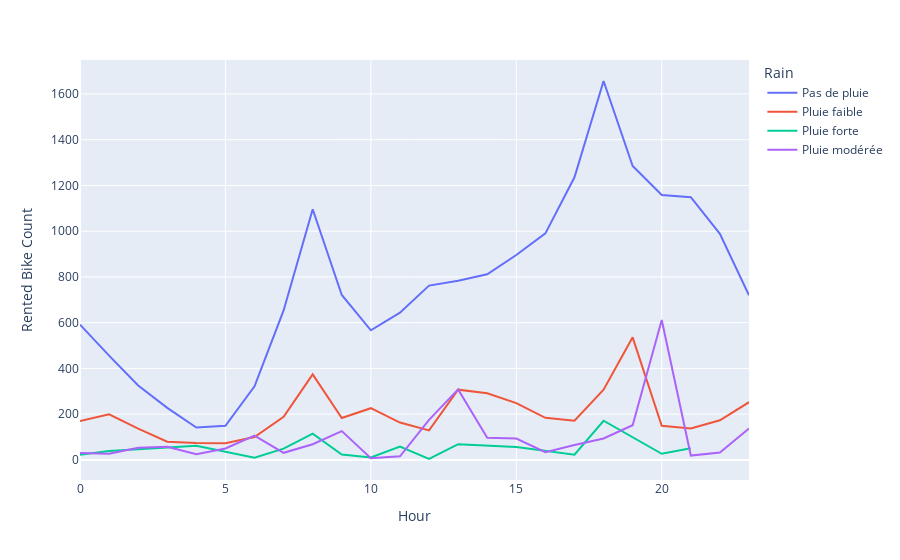

Notebook code cell kept with this figure:
### Markdown cell above
Every columns for holiday adds up to 1, same for non holiday columns. This graph enables us to understand the trend underlying holidays. As there are 10x more non holiday row, we don't see the impact and can see the trend.

Conclusion:
It follows the same stable pattern for both categories. A drop during the night. And a pick during afternoon. 
However we can see that for working days, 8 and 18h are much more dominant. this is explained by the beginning and the end of days for most workers. They are travelling home or to work. Which of course isn't the same during holidays.

### Code cell
#rain
temp = df.groupby(["Rain","Hour"])["Rented Bike Count"].mean().reset_index()
fig = px.line(temp, x="Hour", y="Rented Bike Count", color='Rain')
fig.show()

### Figure 1 — Plotly figure (JSON) as saved in the notebook; plotly's stock layout.template omitted (floating-point values rounded to 4 significant figures)
{"data": [{"hovertemplate": "Rain=Pas de pluie<br>Hour=%{x}<br>Rented Bike Count=%{y}<extra></extra>", "legendgroup": "Pas de pluie", "line": {"color": "#636efa", "dash": "solid"}, "mode": "lines", "name": "Pas de pluie", "orientation": "v", "showlegend": true, "type": "scatter", "x": [0, 1, 2, 3, 4, 5, 6, 7, 8, 9, 10, 11, 12, 13, 14, 15, 16, 17, 18, 19, 20, 21, 22, 23], "xaxis": "x", "y": [591.4, 455.7, 325.2, 227.5, 141.8, 149.0, 321.7, 653.3, 1096.0, 721.2, 566.5, 643.8, 762.0, 783.1, 811.3, 895.8, 990.5, 1236.0, 1657.0, 1285.0, 1158.0, 1148.0, 988.1, 719.4], "yaxis": "y"}, {"hovertemplate": "Rain=Pluie faible<br>Hour=%{x}<br>Rented Bike Count=%{y}<extra></extra>", "legendgroup": "Pluie faible", "line": {"color": "#EF553B", "dash": "solid"}, "mode": "lines", "name": "Pluie faible", "orientation": "v", "showlegend": true, "type": "scatter", "x": [0, 1, 2, 3, 4, 5, 6, 7, 8, 9, 10, 11, 12, 13, 14, 15, 16, 17, 18, 19, 20, 21, 22, 23], "xaxis": "x", "y": [169.9, 199.4, 137, 79.63, 73.69, 72.56, 100, 188.1, 374.1, 183.5, 226.1, 163.3, 129.2, 307, 291.2, 248.5, 184.2, 171.2, 307.2, 535.8, 148.9, 137, 173.3, 252.3], "yaxis": "y"}, {"hovertemplate": "Rain=Pluie forte<br>Hour=%{x}<br>Rented Bike Count=%{y}<extra></extra>", "legendgroup": "Pluie forte", "line": {"color": "#00cc96", "dash": "solid"}, "mode": "lines", "name": "Pluie forte", "orientation": "v", "showlegend": true, "type": "scatter", "x": [0, 1, 4, 6, 7, 8, 9, 10, 11, 12, 13, 15, 17, 18, 20, 21], "xaxis": "x", "y": [22, 39, 61.5, 10, 49.5, 115, 23.25, 11, 58.33, 4, 68.67, 56, 23, 171.2, 26.75, 51], "yaxis": "y"}, {"hovertemplate": "Rain=Pluie modérée<br>Hour=%{x}<br>Rented Bike Count=%{y}<extra></extra>", "legendgroup": "Pluie modérée", "line": {"color": "#ab63fa", "dash": "solid"}, "mode": "lines", "name": "Pluie modérée", "orientation": "v", "showlegend": true, "type": "scatter", "x": [0, 1, 2, 3, 4, 5, 6, 7, 8, 9, 10, 11, 12, 13, 14, 15, 16, 17, 18, 19, 20, 21, 22, 23], "xaxis": "x", "y": [30.5, 26.5, 53.6, 57.75, 25.25, 50, 106.7, 31, 68.33, 126, 7, 16, 175.1, 308.4, 96.67, 93.43, 33.5, 65.5, 93.5, 151.8, 612, 19, 32.25, 137.6], "yaxis": "y"}], "layout": {"legend": {"title": {"text": "Rain"}, "tracegroupgap": 0}, "margin": {"t": 60}, "xaxis": {"anchor": "y", "domain": [0, 1], "title": {"text": "Hour"}}, "yaxis": {"anchor": "x", "domain": [0, 1], "title": {"text": "Rented Bike Count"}}}}
